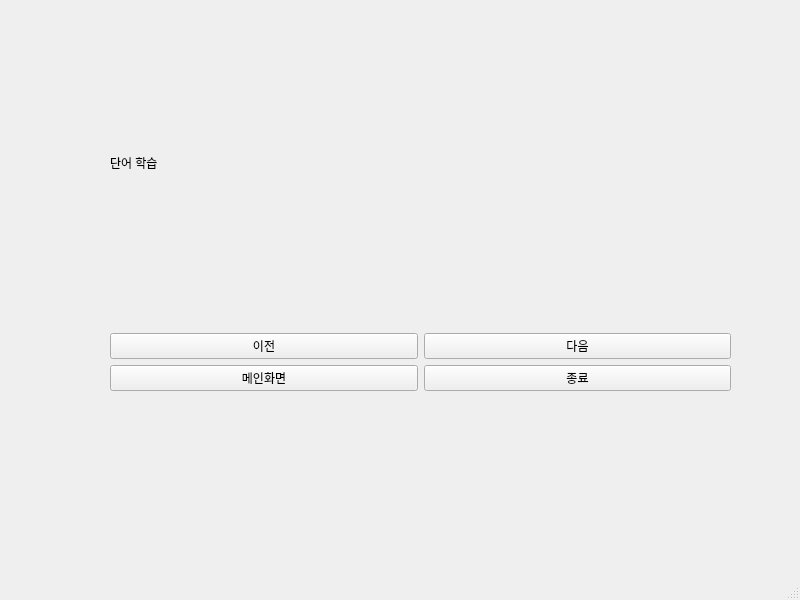
<?xml version="1.0" encoding="UTF-8"?>
<ui version="4.0">
 <class>MainWindow</class>
 <widget class="QMainWindow" name="MainWindow">
  <property name="geometry">
   <rect>
    <x>0</x>
    <y>0</y>
    <width>800</width>
    <height>600</height>
   </rect>
  </property>
  <property name="windowTitle">
   <string>MainWindow</string>
  </property>
  <widget class="QWidget" name="centralwidget">
   <widget class="QStackedWidget" name="stacked_widget">
    <property name="geometry">
     <rect>
      <x>80</x>
      <y>40</y>
      <width>671</width>
      <height>461</height>
     </rect>
    </property>
    <property name="currentIndex">
     <number>2</number>
    </property>
    <widget class="QWidget" name="page">
     <widget class="QWidget" name="gridLayoutWidget">
      <property name="geometry">
       <rect>
        <x>120</x>
        <y>80</y>
        <width>408</width>
        <height>202</height>
       </rect>
      </property>
      <layout class="QGridLayout" name="gridLayout">
       <item row="2" column="0">
        <widget class="QLabel" name="label_3">
         <property name="text">
          <string>PW</string>
         </property>
        </widget>
       </item>
       <item row="1" column="1">
        <widget class="QTextEdit" name="te_student_id">
         <property name="minimumSize">
          <size>
           <width>300</width>
           <height>50</height>
          </size>
         </property>
         <property name="html">
          <string>&lt;!DOCTYPE HTML PUBLIC &quot;-//W3C//DTD HTML 4.0//EN&quot; &quot;http://www.w3.org/TR/REC-html40/strict.dtd&quot;&gt;
&lt;html&gt;&lt;head&gt;&lt;meta name=&quot;qrichtext&quot; content=&quot;1&quot; /&gt;&lt;style type=&quot;text/css&quot;&gt;
p, li { white-space: pre-wrap; }
&lt;/style&gt;&lt;/head&gt;&lt;body style=&quot; font-family:'Ubuntu'; font-size:11pt; font-weight:400; font-style:normal;&quot;&gt;
&lt;p style=&quot;-qt-paragraph-type:empty; margin-top:0px; margin-bottom:0px; margin-left:0px; margin-right:0px; -qt-block-indent:0; text-indent:0px;&quot;&gt;&lt;br /&gt;&lt;/p&gt;&lt;/body&gt;&lt;/html&gt;</string>
         </property>
        </widget>
       </item>
       <item row="0" column="0" colspan="2">
        <widget class="QLabel" name="label">
         <property name="text">
          <string>영어 단어 학습 프로그램</string>
         </property>
        </widget>
       </item>
       <item row="1" column="0">
        <widget class="QLabel" name="label_2">
         <property name="text">
          <string>ID</string>
         </property>
        </widget>
       </item>
       <item row="2" column="1">
        <widget class="QTextEdit" name="te_student_pw">
         <property name="minimumSize">
          <size>
           <width>300</width>
           <height>50</height>
          </size>
         </property>
        </widget>
       </item>
       <item row="3" column="0">
        <widget class="QPushButton" name="btn_student_exit">
         <property name="minimumSize">
          <size>
           <width>100</width>
           <height>0</height>
          </size>
         </property>
         <property name="maximumSize">
          <size>
           <width>100</width>
           <height>50</height>
          </size>
         </property>
         <property name="text">
          <string>종료</string>
         </property>
        </widget>
       </item>
       <item row="3" column="1">
        <widget class="QPushButton" name="btn_student_login">
         <property name="minimumSize">
          <size>
           <width>100</width>
           <height>50</height>
          </size>
         </property>
         <property name="maximumSize">
          <size>
           <width>100</width>
           <height>50</height>
          </size>
         </property>
         <property name="text">
          <string>로그인</string>
         </property>
        </widget>
       </item>
      </layout>
     </widget>
    </widget>
    <widget class="QWidget" name="page_2">
     <widget class="QWidget" name="gridLayoutWidget_2">
      <property name="geometry">
       <rect>
        <x>30</x>
        <y>80</y>
        <width>621</width>
        <height>281</height>
       </rect>
      </property>
      <layout class="QGridLayout" name="gridLayout_2">
       <item row="0" column="0">
        <widget class="QLabel" name="label_4">
         <property name="text">
          <string>단어 학습</string>
         </property>
        </widget>
       </item>
       <item row="1" column="1">
        <widget class="QPushButton" name="btn_select_quiz">
         <property name="text">
          <string>선택</string>
         </property>
        </widget>
       </item>
       <item row="0" column="1">
        <widget class="QLabel" name="label_5">
         <property name="text">
          <string>퀴즈</string>
         </property>
        </widget>
       </item>
       <item row="1" column="2">
        <widget class="QPushButton" name="btn_select_consulting">
         <property name="text">
          <string>선택</string>
         </property>
        </widget>
       </item>
       <item row="0" column="2">
        <widget class="QLabel" name="label_6">
         <property name="text">
          <string>상담</string>
         </property>
        </widget>
       </item>
       <item row="1" column="0">
        <widget class="QPushButton" name="btn_select_learning">
         <property name="text">
          <string>선택</string>
         </property>
        </widget>
       </item>
       <item row="2" column="0">
        <widget class="QPushButton" name="btn_select_login">
         <property name="text">
          <string>이전</string>
         </property>
        </widget>
       </item>
      </layout>
     </widget>
    </widget>
    <widget class="QWidget" name="page_3">
     <widget class="QWidget" name="gridLayoutWidget_3">
      <property name="geometry">
       <rect>
        <x>30</x>
        <y>70</y>
        <width>621</width>
        <height>281</height>
       </rect>
      </property>
      <layout class="QGridLayout" name="gridLayout_3">
       <item row="2" column="1">
        <widget class="QPushButton" name="btn_learning_next">
         <property name="text">
          <string>다음</string>
         </property>
        </widget>
       </item>
       <item row="2" column="0">
        <widget class="QPushButton" name="btn_learning_before">
         <property name="text">
          <string>이전</string>
         </property>
        </widget>
       </item>
       <item row="1" column="1">
        <widget class="QLabel" name="lbl_lerning_meaning">
         <property name="text">
          <string/>
         </property>
        </widget>
       </item>
       <item row="1" column="0">
        <widget class="QLabel" name="lbl_lerning_word">
         <property name="text">
          <string/>
         </property>
        </widget>
       </item>
       <item row="0" column="0" colspan="2">
        <widget class="QLabel" name="label_7">
         <property name="text">
          <string>단어 학습</string>
         </property>
        </widget>
       </item>
       <item row="3" column="1">
        <widget class="QPushButton" name="btn_learning_exit">
         <property name="text">
          <string>종료</string>
         </property>
        </widget>
       </item>
       <item row="3" column="0">
        <widget class="QPushButton" name="btn_learning_main">
         <property name="text">
          <string>메인화면</string>
         </property>
        </widget>
       </item>
      </layout>
     </widget>
    </widget>
    <widget class="QWidget" name="page_4"/>
   </widget>
  </widget>
  <widget class="QMenuBar" name="menubar">
   <property name="geometry">
    <rect>
     <x>0</x>
     <y>0</y>
     <width>800</width>
     <height>28</height>
    </rect>
   </property>
  </widget>
  <widget class="QStatusBar" name="statusbar"/>
 </widget>
 <resources/>
 <connections/>
</ui>
